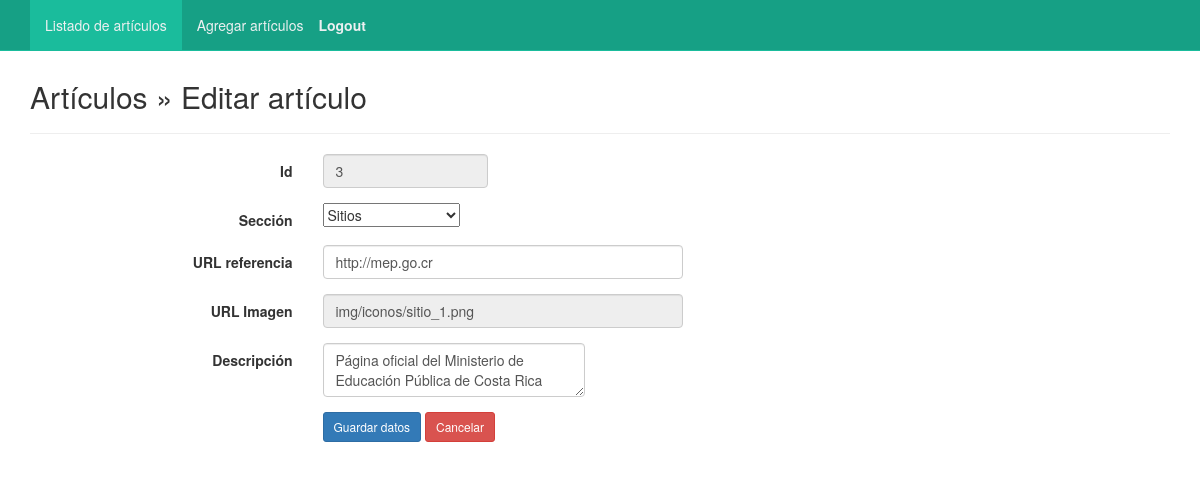
/admin/edit.php?id=3, run on the app's committed database.
### tables this page shows
CREATE TABLE `articulos` (
  `id` int(11) NOT NULL,
  `seccion` varchar(64) DEFAULT NULL,
  `texto` varchar(256) DEFAULT NULL,
  `url_img` varchar(128) DEFAULT NULL,
  `url_ref` varchar(256) DEFAULT NULL
);

### admin/edit.php (the view, shortened to what this page needs)
<?php
include("conexion.php");
?>
<!DOCTYPE html>
<html lang="es">
<head>
    <link rel="stylesheet" href="https://maxcdn.bootstrapcdn.com/bootstrap/3.3.7/css/bootstrap.min.css">
	<link href="css/bootstrap-datepicker.css" rel="stylesheet">
	<link href="../css/style_nav.css" rel="stylesheet">
</head>
<body>
	<nav class="navbar navbar-default navbar-fixed-top">
		<?php include("nav.php");?>
	</nav>
	<div class="container">
		<div class="content">
			<h2>Artículos &raquo; Editar artículo</h2>
			<hr />
			<?php
			$id = mysqli_real_escape_string($con,(strip_tags($_GET["id"],ENT_QUOTES)));
			$sql = mysqli_query($con, "SELECT * FROM articulos WHERE id='$id'");
			if(mysqli_num_rows($sql) == 0){
				header("Location: index.php");
			}else{
				$row = mysqli_fetch_assoc($sql);
			}
			?>
			<form class="form-horizontal" action="" method="post">
				<div class="form-group">
					<label class="col-sm-3 control-label">Id</label>
					<div class="col-sm-2">
						<input type="text" name="id" value="<?php echo $row ['id']; ?>" class="form-control" placeholder="Id" disabled>
					</div>
				</div>
				<div class="form-group">
					<label class="col-sm-3 control-label">Sección</label>
					<div class="col-sm-4">
						<select name="seccion" name="seccion" id="seccion">
							<option value="<?php echo $row ['seccion']; ?>"  selected><?php echo ucwords($row ['seccion']); ?> </option>
						</select>
					</div>
				</div>
				<div class="form-group">
					<label class="col-sm-3 control-label">URL referencia</label>
					<div class="col-sm-4">
						<input type="text" name="url_ref" value="<?php echo $row ['url_ref']; ?>" class="form-control" placeholder="URL referencia" required>
					</div>
				</div>
				<div class="form-group">
					<label class="col-sm-3 control-label">URL Imagen</label>
					<div class="col-sm-4">
						<input type="text" name="url_img" value="<?php echo $row ['url_img']; ?>" class="form-control" placeholder="URL imagen" disabled>
					</div>
				</div>
				<div class="form-group">
					<label class="col-sm-3 control-label">Descripción</label>
					<div class="col-sm-3">
						<textarea name="texto" class="form-control" placeholder="Descripción"><?php echo utf8_encode($row ['texto']); ?></textarea>
					</div>
				</div>
				<div class="form-group">
					<label class="col-sm-3 control-label">&nbsp;</label>
					<div class="col-sm-6">
						<input type="submit" name="save" class="btn btn-sm btn-primary" value="Guardar datos">
						<a href="index2.php" class="btn btn-sm btn-danger">Cancelar</a>
					</div>
				</div>
			</form>
		</div>
	</div>
</body>
</html>

### app/css/style_nav.css (style rules this page uses)
.navbar-default { background-color: #16a085; border-color: #1abc9c; }

### admin/edit.php (style rules this page uses)
.content { margin-top: 80px; }

### data on the page
articulos: id "3", seccion "Sitios", url_ref "http://mep.go.cr", url_img "img/iconos/sitio_1.png", texto "Página oficial del Ministerio de Educación Pública de Costa Rica"
